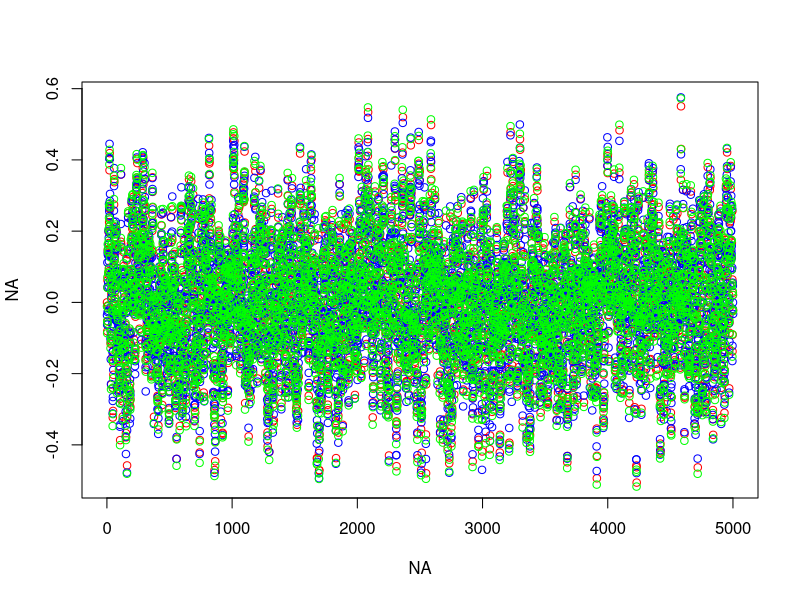

The R script that drew this image: (Note: a time limit stopped this script after it produced the figure.)
#!/usr/bin/Rscript
#  dev/kalman_filt.R Author "Nathan Wycoff <nathanbrwycoff@gmail.com>" Date 10.31.2018

## Get Kalman Filtering up and running for later integration with the EM algo.

#TODO: We may be assuming mean zero.
###### For starters, 1D latent process and observed data together with multiple observations per time point.
set.seed(123)
# Params
sigma_x <- 0.1
sigma_z <- 0.5
phi <- 0.8
Y <- 5000#Number of time points
Ms <- rpois(Y,300) + 1#Number of observations per time point

## Simulate
# Do latent process
x_0 <- rnorm(1, 0, sigma_x)
x <- rep(NA, Y)
x <- c(x_0, x)
for (y in 1:Y) {
    x[y+1] <- phi * x[y] + rnorm(1, 0, sigma_x)
}

# Observe data
z <- list()
for (y in 1:Y) {
    z[[y]] <- rnorm(Ms[y], x[y], sigma_z)
}

## E step/likelihood
e_loglik <- function(z, Ms, phi, sigma_x, sigma_z) {
    # Storage
    x_hats <- c(0, rep(NA, Y))
    x_sig2s <- c(sigma_x^2, rep(NA, Y))

    log_lik <- 0
    for (y in 1:Y) {
        x_sig2s[y+1] <- 1/(1/(phi^2 * x_sig2s[y] + sigma_x^2) + Ms[y]/sigma_z^2)
        x_hats[y+1] <- x_sig2s[y+1] * (phi*x_hats[y] / (phi^2 * x_sig2s[y] + sigma_x^2) + mean(z[[y]]) / (sigma_z^2 / Ms[y]))
        for (m in 1:Ms[y]) {
            log_lik <- log_lik + dnorm(z[[y]][m], x_hats[y+1], sqrt(x_sig2s[y+1] + sigma_z^2), log = TRUE)
        }
    }

    return(list(log_lik, x_hats))
}

x_hats <- e_loglik(z, Ms, phi, sigma_x, sigma_z)[[2]]


all <- c(x, x_hats)
plot(NA, NA, xlim = c(1, Y), ylim = c(min(all), max(all)))
points(x_hats, col = 'red')
points(x, col = 'blue')
points(sapply(z, mean), col = 'green')

## Max Lik Estimation 
cost <- function(params) {
    phi <- params[1]
    sigma_x <- params[2]
    sigma_z <- params[3]

    return(-e_loglik(z, Ms, phi, sigma_x, sigma_z)[[1]])
}

min_sd <- 1e-4
optim(c(phi, sigma_x, sigma_z), cost, method = 'L-BFGS-B', lower = c(0,min_sd,min_sd))
